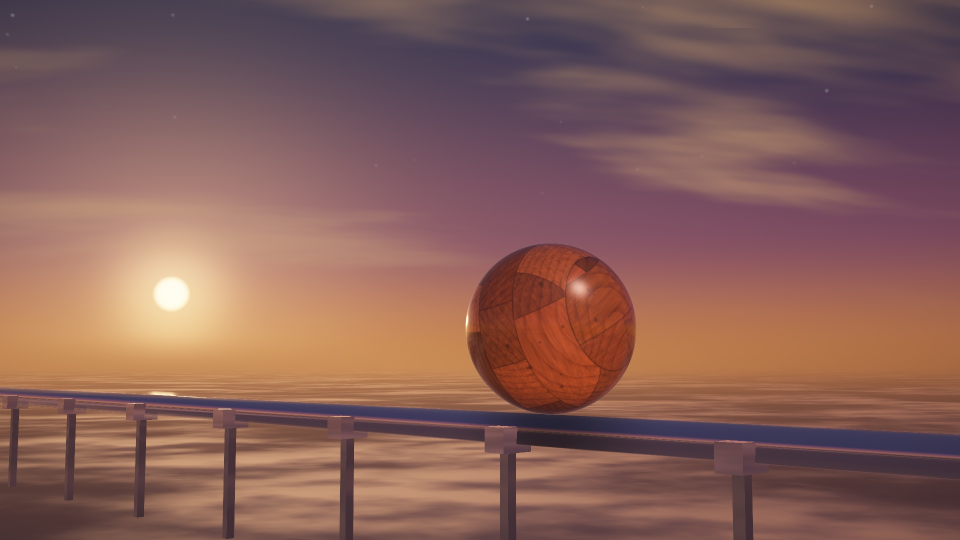
#> input picture assets/own/Splash/splash.jpg, 1920 x 1080 px (shown at 1/2 size)
$ python -i metric.py   (imports and definitions only)
#> lines starting #> are read from the running program, lines starting #| are printed output that depends on the picture
#!/usr/bin/env python3
"""How close the own interface looks to the original's: a similarity score per element and per screen, the way the
generated sounds were judged (measure the original, make our own, score, iterate). The original is only read and
measured, from the player's copy; nothing of it is written anywhere but the comparison sheets for looking at, which
stay outside the repository.

A score is 0..100 from three parts, each comparing the same region of the original and of ours at the same size:
- 40 % colour: the overlap (Bhattacharyya coefficient) of the two Lab colour histograms (8 x 8 x 8 bins, smoothed);
- 30 % shape: SSIM of the greyscale lightness, heavily blurred (the masses: where it is light and dark);
- 30 % edges: SSIM of the edge maps (Sobel magnitude), lightly blurred (the outlines: frames, tubes, balls).
Textures are laid over two backdrops (dark and warm) first, so their transparency counts as it does on screen.

  python3 -I metric.py textures COPY OUT     # every interface element of Button01_* (the copy's Textures folder)
  python3 -I metric.py screens ORIG OWN OUT  # screenshot pairs NAME.png in ORIG and OWN, whole and by region
  python3 -I metric.py report BEFORE AFTER [ORIG]  # scores.md here from two runs' OUT folders (textures/ and
                                                  # screens/); with ORIG, the original against itself as a yardstick

Each writes OUT/scores.json and side-by-side sheets (original | ours) as OUT/<name>.png. Needs numpy, scipy, Pillow.
"""

import json
import os
import sys

import numpy as np
from PIL import Image, ImageDraw
from scipy import ndimage

HERE = os.path.dirname(os.path.abspath(__file__))
OWN = os.path.dirname(HERE)

# --- colour --------------------------------------------------------------------------------------------------------


# [15 lines left out: functions lab, histogram, not called in this run]


def colour_overlap(la, lb):
    return float(np.sqrt(histogram(la) * histogram(lb)).sum())


# --- structure -----------------------------------------------------------------------------------------------------


# [8 lines left out: function ssim, not called in this run]


def edges(grey):
    g = ndimage.gaussian_filter(grey, 0.8)
    m = np.hypot(ndimage.sobel(g, 0), ndimage.sobel(g, 1))
    return np.clip(m / 2.0, 0, 1)


# [12 lines left out: function score, not called in this run]


# --- the elements of the interface textures --------------------------------------------------------------------------

# (texture, name, rectangle in texels): the parts the game's code takes (menu.rs, hud.rs, endscreen.rs)
ELEMENTS = [
    ("select", "main button, chosen", (0, 131, 256, 191)),
    ("deselect", "main button", (0, 131, 256, 191)),
    ("select", "field, chosen", (0, 0, 256, 63)),
    ("deselect", "field", (0, 0, 256, 63)),
    ("select", "level button, chosen", (0, 63, 165, 94)),
    ("deselect", "level button", (0, 63, 165, 94)),
    ("deselect", "arrow left", (164, 63, 201, 103)),
    ("deselect", "arrow right", (203, 63, 241, 103)),
    ("select", "key row, chosen", (0, 104, 256, 130)),
    ("deselect", "key row", (0, 104, 256, 130)),
    ("select", "back button, chosen", (61, 193, 222, 252)),
    ("deselect", "back button", (61, 193, 222, 252)),
    ("deselect", "yes / no", (0, 211, 58, 233)),
    ("special", "highscore place", (0, 16, 256, 43)),
    ("special", "level not open", (0, 63, 165, 94)),
    ("special", "life ball", (17, 135, 45, 164)),
    ("special", "lives end piece", (1, 134, 15, 164)),
    ("special", "lives frame", (47, 119, 104, 180)),
    ("special", "points box", (83, 187, 256, 251)),
    ("special", "end screen bar", (154, 133, 230, 164)),
]
BACKDROPS = [(0.16, 0.15, 0.17), (0.86, 0.62, 0.42)]


def over(rgba, backdrop):
    a = rgba[..., 3:4]
    return rgba[..., :3] * a + np.asarray(backdrop) * (1 - a)


def load(path):
    return np.asarray(Image.open(path).convert("RGBA")).astype(np.float64) / 255


def to_image(rgb, scale):
    img = Image.fromarray((np.clip(rgb, 0, 1) * 255 + 0.5).astype(np.uint8))
    return img.resize((img.width * scale, img.height * scale), Image.NEAREST)


# [38 lines left out: functions sheet, textures, not called in this run]


# --- whole screens -------------------------------------------------------------------------------------------------

# regions of a 16:9 screen (fractions): the menu's column, the scene either side, the bottom corners of the HUD
REGIONS = {
    "whole": (0, 0, 1, 1),
    "menu column": (0.3, 0, 0.7, 1),
    "scene left": (0, 0, 0.3, 1),
    "scene right": (0.7, 0, 1, 1),
    "points box": (0, 0.82, 0.25, 1),
    "lives": (0.75, 0.82, 1, 1),
    "end panel": (0.33, 0.25, 0.67, 0.6),
}
SCREEN_REGIONS = {"hud": ["points box", "lives"], "end": ["end panel", "points box", "lives"]}


# [92 lines left out: functions screens, report, main, not called in this run]


# [2 lines not run here, left out]

>>> import cv2
>>> picture = cv2.imread('../Splash/splash.jpg', cv2.IMREAD_GRAYSCALE)
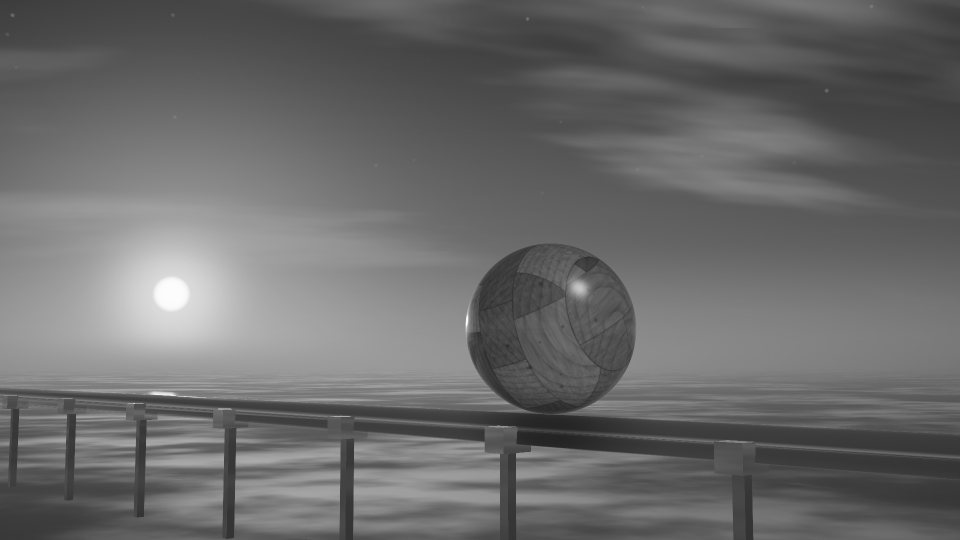
#> picture: shape (1080, 1920) (shown at 1/2 size); min 34, max 253, mean 106.3
>>> result = edges(picture)
#> in edges, `m = np.hypot(ndimage.sobel(g, 0), ndimage.sobel(g, 1))`:
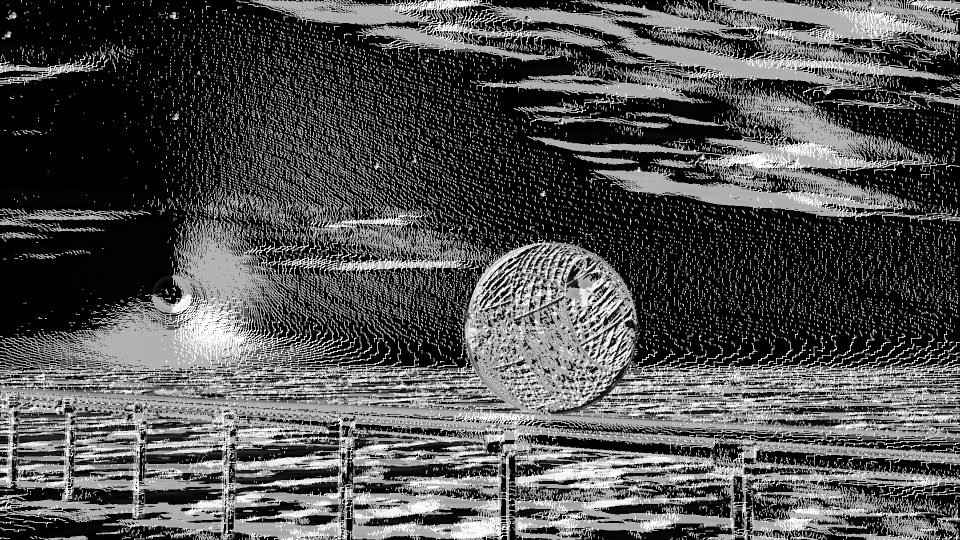
#> m: shape (1080, 1920) float16 (shown at 1/2 size); min 0, max 360.5, mean 116.2; drawn with min black and max white
#> in edges, `return np.clip(m / 2.0, 0, 1)`:
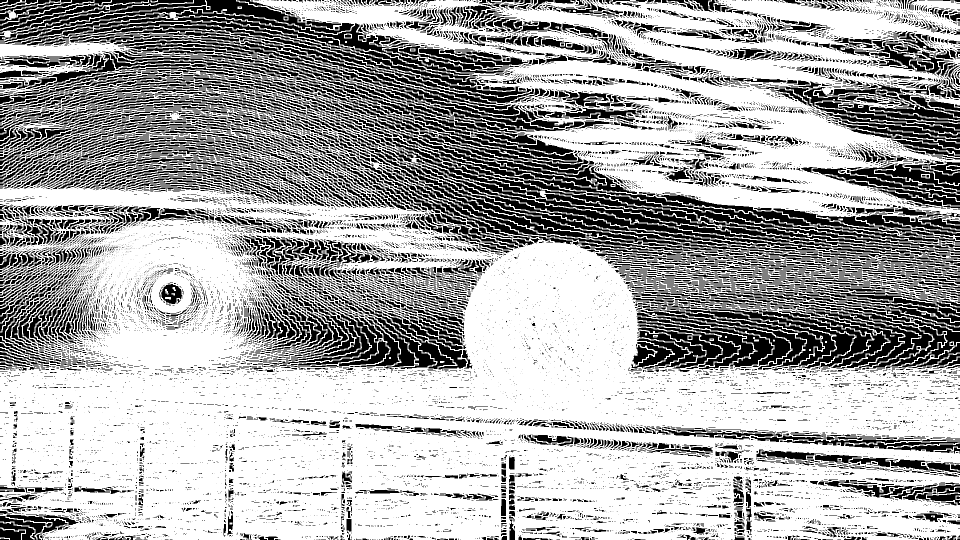
#> returned value: shape (1080, 1920) float16 (shown at 1/2 size); min 0, max 1, mean 0.662
